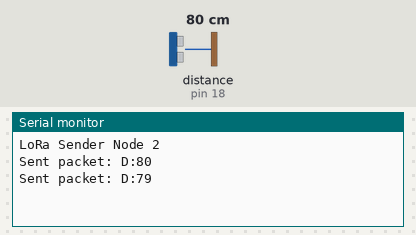
This sketch was run on a simulated Arduino Uno, built with avr-gcc and run on an emulated ATmega328P. Shown: the last lines printed to the serial monitor. Wiring (inferred from the names in the program): ultrasonic range finder: trigger pin 5; echo pin 18. The test bench sets the inputs (shaded band); at power-on: distance to the obstacle (sensor on pin 18) 80 cm. The echo pulse lasts 58.3 µs per cm; no radio packets arrive unless stated.

Above: at 5.8 s.
5.9 s: distance to the obstacle (sensor on pin 18) set to 2 cm
At 11.0 s:
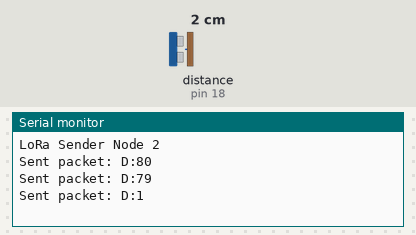
11.9 s: distance to the obstacle (sensor on pin 18) set to 4 cm
At 15.8 s:
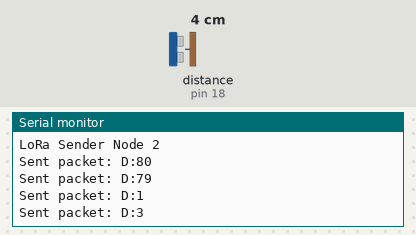
Timing chart, 0 to 17.3 s (numbered marks = the images above; inputs shaded):
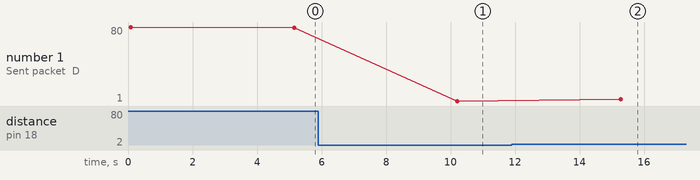

Measured:
- after the input at 5.9 s, the serial monitor: prints a new line after 4.3 s (image 1)
- after the input at 11.9 s, the serial monitor: prints a new line after 3.4 s (image 2)
- plotted number 1: 79 → 1 after the input at 5.9 s, 1 → 3 after the input at 11.9 s

The sketch:

ultrasonic.ino
```cpp
#include <SPI.h>
#include <LoRa.h>

#define SS 16
#define RST 14
#define DIO0 26
#define TRIGPIN 5
#define ECHOPIN 18

byte LocalAddress = 0x03;  // Address of this device (Sensor Node 2)
byte Destination = 0x01;   // Destination address (Master Node)

void setup() {
  Serial.begin(9600);
  while (!Serial);

  pinMode(TRIGPIN, OUTPUT);
  pinMode(ECHOPIN, INPUT);

  Serial.println("LoRa Sender Node 2");

  LoRa.setPins(SS, RST, DIO0);
  if (!LoRa.begin(915E6)) {
    Serial.println("Starting LoRa failed!");
    while (1);
  }
}

long readUltrasonicDistance() {
  digitalWrite(TRIGPIN, LOW);
  delayMicroseconds(2);
  digitalWrite(TRIGPIN, HIGH);
  delayMicroseconds(10);
  digitalWrite(TRIGPIN, LOW);
  long duration = pulseIn(ECHOPIN, HIGH);
  long distance = (duration / 2) / 29.1;
  return distance;
}

void loop() {
  long distance = readUltrasonicDistance();
  String message = "D:" + String(distance);

  LoRa.beginPacket();
  LoRa.write(Destination);
  LoRa.write(LocalAddress);
  LoRa.write(message.length());
  LoRa.print(message);
  LoRa.endPacket();

  Serial.print("Sent packet: ");
  Serial.println(message);

  delay(5000);
}
```
